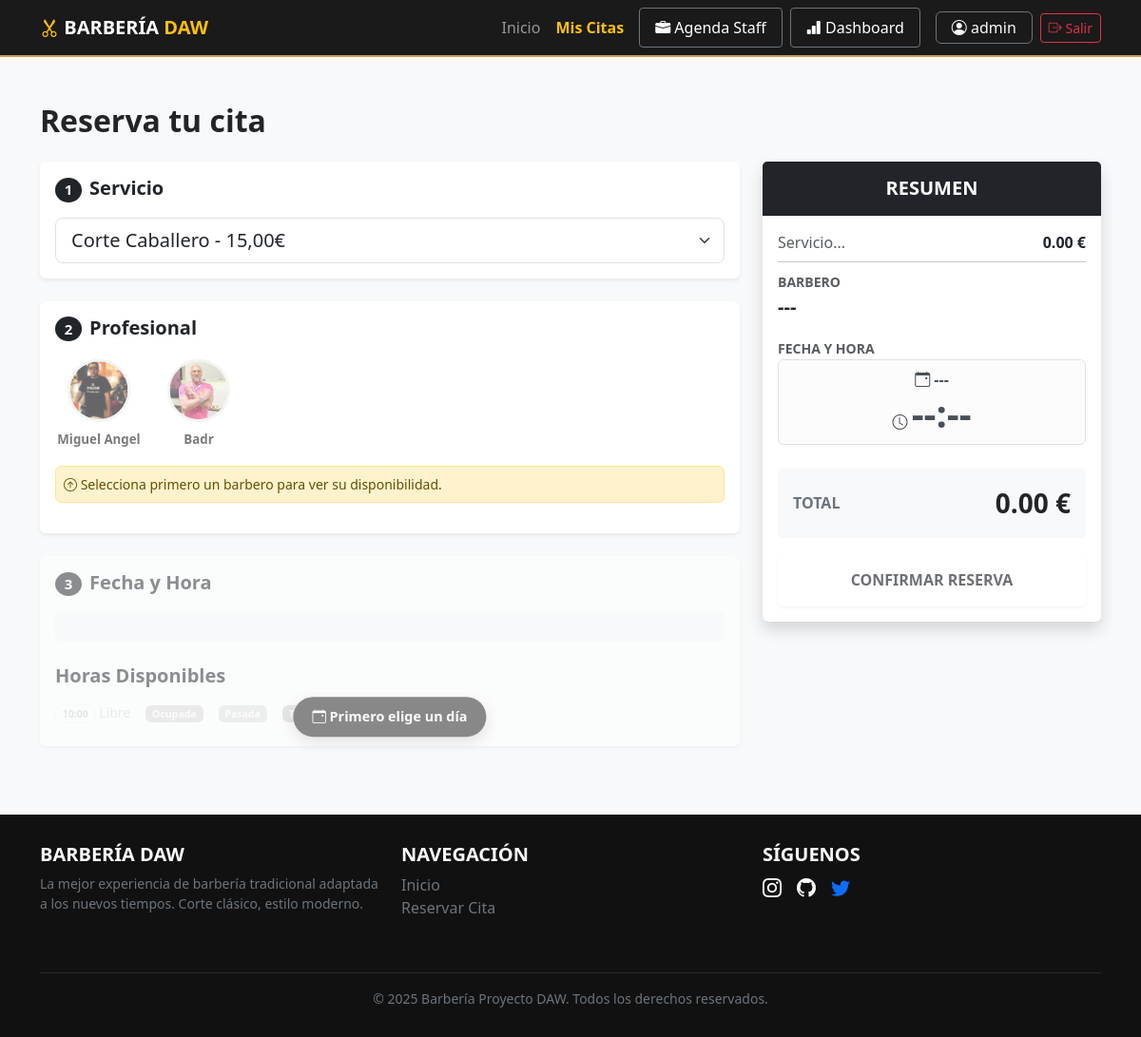
The page /reservar/ (signed in) on the database its author committed.
### gestion_citas/models.py (models this page shows, shortened)
class Usuario(AbstractUser):
    username = None
    email = models.EmailField("Correo Electrónico", unique=True)
    first_name = models.CharField("Nombre", max_length=150)
    last_name = models.CharField("Apellido", max_length=150)
    USERNAME_FIELD = "email"
    REQUIRED_FIELDS = ["first_name", "last_name"]
    objects = UsuarioManager()

class Barbero(models.Model):
    nombre = models.CharField(max_length=100)
    apellido = models.CharField(max_length=100)
    foto = models.ImageField(upload_to="barberos/", blank=True, null=True)
    experiencia = models.PositiveIntegerField(help_text="Años de experiencia")
    especialidades = models.ManyToManyField(Servicio, related_name="barberos")
    def __str__(self):
        return f"{self.nombre} {self.apellido}"

### gestion_citas/views.py (the view)
# urls.py: path('reservar/', views.reservar_cita, name='reservar_cita'),
@login_required
def reservar_cita(request):
    if request.method == 'POST':
        form = CitaForm(request.POST)
        if form.is_valid():
            cita = form.save(commit=False)
            cita.usuario = request.user
            try:
                cita.full_clean()
                cita.save()
                messages.success(request, '¡Cita reservada con éxito!')
                return redirect('mis_citas')
            except ValidationError as e:
                form.add_error(None, e)
    else:
        form = CitaForm()
    barberos = Barbero.objects.all()
    servicios = Servicio.objects.all()
    horarios_disponibles = [
        "10:00", "10:30", "11:00", "11:30", "12:00", "12:30", "13:00", "13:30",
        "16:00", "16:30", "17:00", "17:30", "18:00", "18:30", "19:00", "19:30"
    ]
    citas_futuras = Cita.objects.filter(fecha__gte=date.today())
    agenda_ocupada = defaultdict(lambda: defaultdict(list))
    for cita in citas_futuras:
        fecha_str = cita.fecha.strftime("%Y-%m-%d")
        hora_str = cita.hora.strftime("%H:%M")
        agenda_ocupada[cita.barbero.id][fecha_str].append(hora_str)
    agenda_ocupada_json = json.dumps({k: dict(v) for k, v in agenda_ocupada.items()})
    precios_json = json.dumps({s.id: float(s.precio) for s in servicios})
    return render(request, 'gestion_citas/citas/reservar_cita.html', {
        'form': form,
        'barberos': barberos,
        'servicios': servicios,
        'agenda_json': agenda_ocupada_json,
        'precios_json': precios_json,
        'horarios': horarios_disponibles, # <--- PASAMOS LA LISTA DE HORAS
    })

### gestion_citas/forms.py (shortened to what this page needs)
class CitaForm(forms.ModelForm):
    class Meta:
        model = Cita
        fields = ["barbero", "servicio", "fecha", "hora", "notas"]
        widgets = {
            "fecha": DateInput(attrs={"type": "date", "class": "form-control"}),
            "hora": TimeInput(attrs={"type": "time", "class": "form-control"}),
            "notas": forms.Textarea(
                attrs={
                    "rows": 3,
                    "class": "form-control",
                    "placeholder": "Ej: Corte con navaja...",
                }
            ),
            "barbero": forms.Select(attrs={"class": "form-select"}),
            "servicio": forms.Select(attrs={"class": "form-select"}),
        }

### gestion_citas/models.py (called while the page is built)
    def __str__(self):
        return f"{self.nombre} - {self.precio}€"

### gestion_citas/templates/gestion_citas/citas/reservar_cita.html (shortened to what this page needs)
{% extends 'gestion_citas/base.html' %}
{% load static %}
{% block content %}
<link rel="stylesheet" href="https://cdn.jsdelivr.net/npm/flatpickr/dist/flatpickr.min.css">
<div class="container py-5">
    <div class="mb-4">
        <h2 class="fw-bold">Reserva tu cita</h2>
    </div>
    <form method="post" id="bookingForm">
        <div class="row">
            <div class="col-lg-8">
                <div class="card shadow-sm border-0 mb-4">
                    <div class="card-body">
                        <h5 class="fw-bold mb-3"><span class="badge bg-dark rounded-circle me-2">1</span>Servicio</h5>
                        <select id="visual_servicio" class="form-select form-select-lg" onchange="actualizarResumen()">
                            {% for s in servicios %}
                                <option value="{{ s.id }}" data-precio="{{ s.precio }}" data-nombre="{{ s.nombre }}">{{ s.nombre }} - {{ s.precio }}€</option>
                            {% endfor %}
                        </select>
                    </div>
                </div>
                <div class="card shadow-sm border-0 mb-4">
                    <div class="card-body">
                        <h5 class="fw-bold mb-3"><span class="badge bg-dark rounded-circle me-2">2</span>Profesional</h5>
                        <div class="d-flex gap-4 flex-wrap">
                            {% for b in barberos %}
                            <div class="text-center cursor-pointer barber-option" id="barber-{{ b.id }}" onclick="selectBarber('{{ b.id }}', '{{ b.nombre }}', this)">
                                <div class="avatar-wrapper mb-2">
                                    {% if b.foto %}
                                        <img src="{{ b.foto.url }}" class="avatar-circle">
                                    {% else %}
                                        <div class="avatar-circle bg-dark text-white d-flex align-items-center justify-content-center fw-bold fs-4">
                                            {{ b.nombre|slice:":1" }}
                                        </div>
                                    {% endif %}
                                </div>
                                <div class="small fw-bold">{{ b.nombre }}</div>
                            </div>
                            {% endfor %}
                        </div>
                        <div id="aviso-seleccion" class="alert alert-warning mt-3 small p-2">
                            <i class="bi bi-arrow-up-circle"></i> Selecciona primero un barbero para ver su disponibilidad.
                        </div>
                    </div>
                </div>
                <div class="card shadow-sm border-0 mb-4 opacity-50" id="bloque-calendario" style="pointer-events: none; transition: opacity 0.3s;">
                    <div class="card-body">
                        <h5 class="fw-bold mb-3"><span class="badge bg-dark rounded-circle me-2">3</span>Fecha y Hora</h5>
                        <div class="d-flex justify-content-center mb-4 bg-light rounded p-3">
                        </div>
                        <h5 class="fw-bold mb-3">Horas Disponibles</h5>
                        <div style="position: relative;">
                            <div id="aviso-falta-dia" class="mensaje-flotante">
                                <i class="bi bi-calendar-event"></i> Primero elige un día
                            </div>
                            <div id="contenedor-horas" class="seccion-desactivada">
                                <div class="d-flex gap-3 mb-3 small text-muted flex-wrap">
                                    <div><span class="badge border text-dark" style="background: white;">10:00</span> Libre</div>
                                    <div><span class="badge bg-danger">Ocupada</span></div>
                                    <div><span class="badge bg-secondary">Pasada</span></div>
                                    <div><span class="badge bg-dark text-white">Tuya</span></div>
                                </div>
                            </div>
                        </div>
                    </div>
                </div>
            </div>
            <div class="col-lg-4">
                <div class="card shadow border-0 sticky-top" style="top: 100px; z-index: 1;">
                    <div class="card-header bg-dark text-white text-center py-3">
                        <h5 class="mb-0 fw-bold">RESUMEN</h5>
                    </div>
                    <div class="card-body">
                        <div class="d-flex justify-content-between mb-2">
                            <span class="text-muted" id="resumen_servicio">Servicio...</span>
                            <span class="fw-bold" id="resumen_precio">0.00 €</span>
                        </div>
                        <hr class="my-2">
                        <div class="mb-3">
                            <label class="small text-muted fw-bold">BARBERO</label>
                            <div class="fw-bold fs-5 text-dark" id="resumen_barbero">---</div>
                        </div>
                        <div class="mb-3">
                            <label class="small text-muted fw-bold">FECHA Y HORA</label>
                            <div class="alert alert-light border text-center p-2 mb-0">
                                <i class="bi bi-calendar-event"></i>
                                <span id="resumen_fecha" class="fw-bold">---</span>
                                <br>
                                <i class="bi bi-clock"></i>
                                <span id="resumen_hora" class="fw-bold display-6">--:--</span>
                            </div>
                        </div>
                        <div class="d-flex justify-content-between align-items-center mt-4 p-3 bg-light rounded">
                            <span class="fw-bold text-secondary">TOTAL</span>
                            <span class="fs-3 fw-bold text-dark" id="resumen_total">0.00 €</span>
                        </div>
                        <button type="submit" id="btn-submit" class="btn btn-gold w-100 py-3 fw-bold mt-3 shadow-sm" disabled>
                            CONFIRMAR RESERVA
                        </button>
                    </div>
                </div>
            </div>
        </div>
    </form>
</div>
{% endblock %}

### gestion_citas/templates/gestion_citas/base.html (shortened to what this page needs)
{% load static %}
<!doctype html>
<html lang="es">
  <head>
    <link
      href="https://cdn.jsdelivr.net/npm/bootstrap@5.3.0/dist/css/bootstrap.min.css"
      rel="stylesheet"
    />
    <link
      rel="stylesheet"
      href="https://cdn.jsdelivr.net/npm/bootstrap-icons@1.10.0/font/bootstrap-icons.css"
    />
  </head>
  <body>
    <nav class="navbar navbar-expand-lg navbar-dark navbar-custom sticky-top">
      <div class="container">
        <a class="navbar-brand text-uppercase fw-bold" href="{% url 'home' %}">
          <i class="bi bi-scissors text-warning"></i> Barbería
          <span class="text-warning">DAW</span>
        </a>
        <div class="collapse navbar-collapse" id="navbarNav">
          <ul class="navbar-nav ms-auto align-items-center">
            <li class="nav-item">
              <a class="nav-link" href="{% url 'home' %}">Inicio</a>
            </li>
            {% if user.is_authenticated %}
            <li class="nav-item">
              <a
                class="nav-link text-warning fw-bold"
                href="{% url 'mis_citas' %}"
                >Mis Citas</a
              >
            </li>
            {% if user.is_staff %}
            <li class="nav-item ms-lg-2">
              <a
                class="nav-link btn btn-dark btn-sm border border-secondary px-3 text-white"
                href="{% url 'agenda_profesional' %}"
              >
                <i class="bi bi-briefcase-fill"></i> Agenda Staff
              </a>
            </li>
            {% endif %} {% if user.is_staff %}
            <li class="nav-item ms-lg-2">
              <a
                class="nav-link btn btn-dark btn-sm border border-secondary px-3 text-white"
                href="{% url 'dashboard_staff' %}"
              >
                <i class="bi bi-bar-chart-fill"></i> Dashboard
              </a>
            </li>
            {% endif %}
            <li class="nav-item ms-lg-3">
              <a
                href="{% url 'mi_perfil' %}"
                class="nav-link btn btn-outline-light border border-secondary rounded px-3 py-1 text-light"
                title="Editar mi perfil"
              >
                <i class="bi bi-person-circle"></i> {{ user.first_name }}
              </a>
            </li>
            <li class="nav-item ms-2">
              <form action="{% url 'logout' %}" method="post" class="d-inline">
                <button type="submit" class="btn btn-outline-danger btn-sm">
                  <i class="bi bi-box-arrow-right"></i> Salir
                </button>
              </form>
            </li>
            {% endif %}
          </ul>
        </div>
      </div>
    </nav>
    <main class="flex-grow-1 position-relative">
       {% block content %}{% endblock %}
    </main>
    <footer class="footer-custom text-center">
      <div class="container">
        <div class="row text-start">
          <div class="col-md-4 mb-3">
            <h5 class="text-white text-uppercase fw-bold text-warning">
              Barbería DAW
            </h5>
            <p class="small text-secondary">
              La mejor experiencia de barbería tradicional adaptada a los nuevos
              tiempos. Corte clásico, estilo moderno.
            </p>
          </div>
          <div class="col-md-4 mb-3">
            <h5 class="text-white text-uppercase fw-bold">Navegación</h5>
            <ul class="list-unstyled">
              <li>
                <a
                  href="{% url 'home' %}"
                  class="text-decoration-none text-secondary hover-gold"
                  >Inicio</a
                >
              </li>
              <li>
                <a
                  href="{% url 'mis_citas' %}"
                  class="text-decoration-none text-secondary hover-gold"
                  >Reservar Cita</a
                >
              </li>
            </ul>
          </div>
          <div class="col-md-4 mb-3">
            <h5 class="text-white text-uppercase fw-bold">Síguenos</h5>
            <div class="d-flex gap-3">
              <a href="#" class="text-white fs-5"
                ><i class="bi bi-instagram"></i
              ></a>
              <a href="https://github.com/XanKeeTee" class="text-white fs-5"
                ><i class="bi bi-github"></i
              ></a>
              <a href="#" class="text- white fs-5"
                ><i class="bi bi-twitter"></i
              ></a>
            </div>
          </div>
        </div>
        <hr class="border-secondary mt-4" />
        <p class="mb-0 small text-secondary">
          &copy; 2025 Barbería Proyecto DAW. Todos los derechos reservados.
        </p>
      </div>
    </footer>
  </body>
</html>

### gestion_citas/templates/gestion_citas/base.html (style rules this page uses)
body { font-family: "Segoe UI", Tahoma, Geneva, Verdana, sans-serif; display: flex; flex-direction: column; min-height: 100vh; background-color: #f8f9fa; }
.navbar-custom { background-color: #1a1a1a; border-bottom: 2px solid #c59d5f; }
.footer-custom { background-color: #111; color: #aaa; padding: 30px 0; margin-top: auto; }
.btn-gold { background-color: #c59d5f; color: white; border: none; transition: all 0.3s; }

### gestion_citas/templates/gestion_citas/citas/reservar_cita.html (style rules this page uses)
.avatar-circle { width: 70px; height: 70px; border-radius: 50%; object-fit: cover; border: 3px solid #eee; transition: all 0.2s; }
.barber-option { opacity: 0.6; transition: 0.2s; transform: scale(0.95); }
.seccion-desactivada { opacity: 0.2; pointer-events: none; filter: grayscale(100%); transition: all 0.3s ease; }
.mensaje-flotante { position: absolute; top: 50%; left: 50%; transform: translate(-50%, -50%); background: #1a1a1a; color: white; padding: 10px 20px; border-radius: 30px; font-size: 0.9rem; font-weight: bold; z-index: 10; box-shadow: 0 5px 15px rgba(0,0,0,0.2); }

### rows shown on the page
Usuario: first_name "admin"
Barbero: foto (picture), nombre "Miguel Angel"
Barbero: foto (picture), nombre "Badr"

### other values the page prints
form field value "Corte Caballero - 15,00€"
